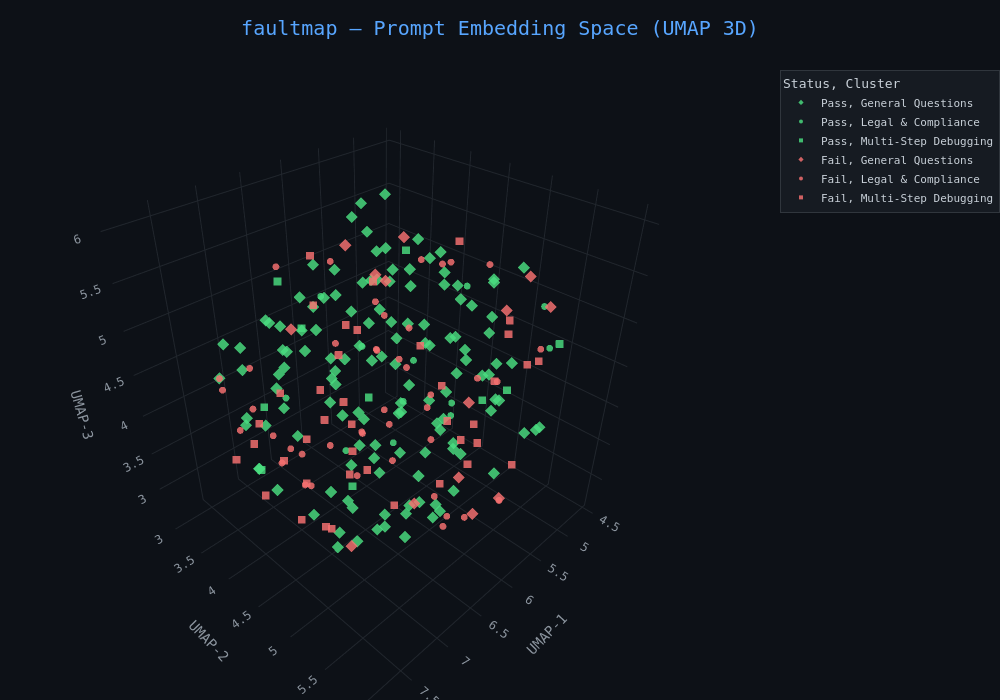

Notebook code for this chart:
### Markdown cell above
---

## Step 3 — 3D Interactive Scatter: Pass / Fail

Each dot is a **prompt** in your evaluation set.

- **Red** = failure (score < 0.5) — the model got this wrong
- **Green** = pass (score ≥ 0.5) — the model got this right

Look for the two **dense red clouds** — those are your failure slices:
coherent input topics where failures cluster statistically above baseline.
The scattered green/gray haze is the low-failure background.

> **Controls:** click-drag to rotate · scroll to zoom · click legend entries to isolate traces

### Code cell
df = pd.DataFrame({
    'x': emb3d[:, 0], 'y': emb3d[:, 1], 'z': emb3d[:, 2],
    'Status':  all_status,
    'Cluster': all_clusters,
    'Score':   all_scores,
    'Prompt':  [p[:90] + '…' if len(p) > 90 else p for p in all_prompts],
})

COLOR_MAP  = {'Pass': '#4ade80', 'Fail': '#f87171'}
SYMBOL_MAP = {
    'Legal & Compliance':  'circle',
    'Multi-Step Debugging': 'square',
    'General Questions':   'diamond',
}

fig = px.scatter_3d(
    df, x='x', y='y', z='z',
    color='Status',
    symbol='Cluster',
    color_discrete_map=COLOR_MAP,
    symbol_map=SYMBOL_MAP,
    hover_name='Prompt',
    hover_data={
        'Score':   True,
        'Cluster': True,
        'Status':  False,
        'x': False, 'y': False, 'z': False,
    },
    opacity=0.82,
)
fig.update_traces(marker_size=4)

_scene = dict(
    bgcolor='#0d1117',
    xaxis=dict(title='UMAP-1', backgroundcolor='#0d1117',
               gridcolor='#21262d', showbackground=True, color='#8b949e'),
    yaxis=dict(title='UMAP-2', backgroundcolor='#0d1117',
               gridcolor='#21262d', showbackground=True, color='#8b949e'),
    zaxis=dict(title='UMAP-3', backgroundcolor='#0d1117',
               gridcolor='#21262d', showbackground=True, color='#8b949e'),
)

fig.update_layout(
    template='plotly_dark',
    paper_bgcolor='#0d1117',
    font=dict(family='monospace', size=12, color='#c9d1d9'),
    title=dict(
        text='faultmap — Prompt Embedding Space (UMAP 3D)',
        font=dict(size=20, color='#58a6ff', family='monospace'), x=0.5,
    ),
    legend=dict(bgcolor='#161b22', bordercolor='#30363d', borderwidth=1, font=dict(size=11)),
    scene=_scene,
    margin=dict(l=0, r=0, t=70, b=0),
    width=1000, height=700,
)
fig.show()

### Figure 1 — Plotly figure (JSON) as saved in the notebook; plotly's stock layout.template omitted (floating-point values rounded to 4 significant figures; data arrays with more than 128 entries replaced by an {"elided": "..."} marker saying what was removed)
{"data": [{"customdata": {"elided": "131x3 mixed values"}, "hovertemplate": "<b>%{hovertext}</b><br><br>Cluster=%{customdata[1]}<br>Score=%{customdata[0]}<extra></extra>", "hovertext": {"elided": "131 str values"}, "legendgroup": "Pass, General Questions", "marker": {"color": "#4ade80", "opacity": 0.82, "size": 4, "symbol": "diamond"}, "mode": "markers", "name": "Pass, General Questions", "scene": "scene", "showlegend": true, "type": "scatter3d", "x": {"elided": "131 float values"}, "y": {"elided": "131 float values"}, "z": {"elided": "131 float values"}}, {"customdata": [[0.936, "Legal & Compliance", "Pass"], [0.634, "Legal & Compliance", "Pass"], [0.719, "Legal & Compliance", "Pass"], [0.549, "Legal & Compliance", "Pass"], [0.925, "Legal & Compliance", "Pass"], [0.597, "Legal & Compliance", "Pass"], [0.759, "Legal & Compliance", "Pass"], [0.712, "Legal & Compliance", "Pass"], [0.817, "Legal & Compliance", "Pass"], [0.861, "Legal & Compliance", "Pass"], [0.652, "Legal & Compliance", "Pass"], [0.742, "Legal & Compliance", "Pass"]], "hovertemplate": "<b>%{hovertext}</b><br><br>Cluster=%{customdata[1]}<br>Score=%{customdata[0]}<extra></extra>", "hovertext": ["Is our data processing agreement SOC 2 Type II compliant?", "Do we need a DPA with our EU-based customers?", "What are the GDPR requirements for data retention policies?", "Do we need a DPA with our EU-based customers?", "How do I handle right-to-erasure requests under GDPR?", "What are the breach notification timelines under CCPA?", "What records must we keep under GDPR Article 30 RoPA?", "Is our data processing agreement SOC 2 Type II compliant?", "Is our data processing agreement SOC 2 Type II compliant?", "What are the GDPR requirements for data retention policies?", "How do I conduct a GDPR Article 35 data protection impact assessment?", "What is the difference between a HIPAA covered entity and a business associate?"], "legendgroup": "Pass, Legal & Compliance", "marker": {"color": "#4ade80", "opacity": 0.82, "size": 4, "symbol": "circle"}, "mode": "markers", "name": "Pass, Legal & Compliance", "scene": "scene", "showlegend": true, "type": "scatter3d", "x": [5.314, 5.059, 5.464, 6.609, 4.943, 5.067, 7.433, 6.041, 5.356, 6.939, 6.067, 5.118], "y": [4.066, 4.445, 3.39, 5.016, 5.534, 4.45, 4.521, 3.697, 3.959, 4.465, 5.332, 5.519], "z": [4.011, 3.484, 3.962, 4.134, 4.666, 3.309, 4.823, 2.91, 3.408, 5.602, 5.698, 5.2]}, {"customdata": [[0.808, "Multi-Step Debugging", "Pass"], [0.726, "Multi-Step Debugging", "Pass"], [0.627, "Multi-Step Debugging", "Pass"], [0.73, "Multi-Step Debugging", "Pass"], [0.913, "Multi-Step Debugging", "Pass"], [0.885, "Multi-Step Debugging", "Pass"], [0.841, "Multi-Step Debugging", "Pass"], [0.889, "Multi-Step Debugging", "Pass"], [0.563, "Multi-Step Debugging", "Pass"], [0.754, "Multi-Step Debugging", "Pass"]], "hovertemplate": "<b>%{hovertext}</b><br><br>Cluster=%{customdata[1]}<br>Score=%{customdata[0]}<extra></extra>", "hovertext": ["The SSL certificate chain is incomplete — how do I fix it in Nginx config?", "Why does my async Python function sometimes hang indefinitely with no error?", "Why does my PyTorch model output NaN loss after the third training epoch?", "My CI pipeline passes locally but always fails in GitHub Actions on pytest.", "Why does my PyTorch model output NaN loss after the third training epoch?", "gRPC service throws DeadlineExceeded under load despite a 30 s timeout.", "The SSL certificate chain is incomplete — how do I fix it in Nginx config?", "How do I trace a memory leak in a long-running Python FastAPI service?", "CUDA out-of-memory error appears even though my GPU shows 20 GB free.", "My CI pipeline passes locally but always fails in GitHub Actions on pytest."], "legendgroup": "Pass, Multi-Step Debugging", "marker": {"color": "#4ade80", "opacity": 0.82, "size": 4, "symbol": "square"}, "mode": "markers", "name": "Pass, Multi-Step Debugging", "scene": "scene", "showlegend": true, "type": "scatter3d", "x": [6.646, 6.394, 7.095, 5.756, 7.517, 6.64, 6.14, 6.203, 6.476, 5.129], "y": [4.465, 4.464, 3.676, 4.333, 4.137, 3.465, 5.647, 5.934, 3.579, 5.741], "z": [3.245, 4.264, 4.095, 5.587, 3.814, 5.264, 4.716, 5.0, 4.718, 4.891]}, {"customdata": [[0.281, "General Questions", "Fail"], [0.354, "General Questions", "Fail"], [0.196, "General Questions", "Fail"], [0.209, "General Questions", "Fail"], [0.152, "General Questions", "Fail"], [0.277, "General Questions", "Fail"], [0.423, "General Questions", "Fail"], [0.133, "General Questions", "Fail"], [0.236, "General Questions", "Fail"], [0.303, "General Questions", "Fail"], [0.078, "General Questions", "Fail"], [0.335, "General Questions", "Fail"], [0.469, "General Questions", "Fail"], [0.416, "General Questions", "Fail"]], "hovertemplate": "<b>%{hovertext}</b><br><br>Cluster=%{customdata[1]}<br>Score=%{customdata[0]}<extra></extra>", "hovertext": ["Does faultmap support multilingual prompts and embeddings?", "How do I run faultmap without an OpenAI API key?", "How do I invite a teammate to my workspace?", "Where can I find the API documentation?", "How do I reset my password?", "Where can I find the API documentation?", "How do I reset my password?", "Can I use faultmap with Python 3.11?", "Can I export my data to CSV?", "Is there a free trial available?", "Can I use faultmap with Python 3.11?", "Is there a free trial available?", "How do I increase the max_concurrent_requests setting?", "What is the difference between HDBSCAN and agglomerative clustering?"], "legendgroup": "Fail, General Questions", "marker": {"color": "#f87171", "opacity": 0.82, "size": 4, "symbol": "diamond"}, "mode": "markers", "name": "Fail, General Questions", "scene": "scene", "showlegend": true, "type": "scatter3d", "x": [5.206, 6.027, 5.403, 7.263, 6.151, 4.605, 6.924, 5.021, 7.156, 5.105, 6.661, 5.706, 6.595, 6.168], "y": [5.635, 5.867, 3.969, 5.115, 5.663, 4.75, 3.997, 3.167, 5.79, 5.319, 5.852, 5.175, 4.893, 3.936], "z": [5.276, 3.605, 5.493, 3.312, 3.339, 4.64, 5.072, 4.648, 4.253, 5.433, 4.267, 4.211, 5.779, 5.644]}, {"customdata": {"elided": "43x3 mixed values"}, "hovertemplate": "<b>%{hovertext}</b><br><br>Cluster=%{customdata[1]}<br>Score=%{customdata[0]}<extra></extra>", "hovertext": ["What is the difference between a HIPAA covered entity and a business associate?", "What are the GDPR requirements for data retention policies?", "Do we need a DPA with our EU-based customers?", "What is the difference between a HIPAA covered entity and a business associate?", "How do I comply with HIPAA when storing patient data in the cloud?", "What is the difference between a HIPAA covered entity and a business associate?", "How do I comply with HIPAA when storing patient data in the cloud?", "How do I handle right-to-erasure requests under GDPR?", "What records must we keep under GDPR Article 30 RoPA?", "Which EU member states have stricter national derogations than the base GDPR?", "Is our data processing agreement SOC 2 Type II compliant?", "What is the difference between a HIPAA covered entity and a business associate?", "What penalties apply for CCPA violations in California?", "When does PCI-DSS scope apply to tokenized payment flows?", "Do we need a DPA with our EU-based customers?", "How do I comply with HIPAA when storing patient data in the cloud?", "How do I handle right-to-erasure requests under GDPR?", "Which EU member states have stricter national derogations than the base GDPR?", "How do I conduct a GDPR Article 35 data protection impact assessment?", "How do I conduct a GDPR Article 35 data protection impact assessment?", "Do we need a DPA with our EU-based customers?", "How do I comply with HIPAA when storing patient data in the cloud?", "What penalties apply for CCPA violations in California?", "Which EU member states have stricter national derogations than the base GDPR?", "What are the GDPR requirements for data retention policies?", "Which EU member states have stricter national derogations than the base GDPR?", "What penalties apply for CCPA violations in California?", "How do I conduct a GDPR Article 35 data protection impact assessment?", "What records must we keep under GDPR Article 30 RoPA?", "Is our data processing agreement SOC 2 Type II compliant?", "How do I handle right-to-erasure requests under GDPR?", "What are the breach notification timelines under CCPA?", "How do I handle right-to-erasure requests under GDPR?", "What are the GDPR requirements for data retention policies?", "When does PCI-DSS scope apply to tokenized payment flows?", "When does PCI-DSS scope apply to tokenized payment flows?", "What penalties apply for CCPA violations in California?", "How do I comply with HIPAA when storing patient data in the cloud?", "What records must we keep under GDPR Article 30 RoPA?", "What penalties apply for CCPA violations in California?", "What are the breach notification timelines under CCPA?", "What are the breach notification timelines under CCPA?", "When does PCI-DSS scope apply to tokenized payment flows?"], "legendgroup": "Fail, Legal & Compliance", "marker": {"color": "#f87171", "opacity": 0.82, "size": 4, "symbol": "circle"}, "mode": "markers", "name": "Fail, Legal & Compliance", "scene": "scene", "showlegend": true, "type": "scatter3d", "x": [5.297, 6.791, 6.859, 6.066, 5.236, 5.716, 6.078, 6.887, 6.725, 6.456, 7.333, 7.514, 5.084, 7.486, 7.54, 6.32, 6.143, 5.482, 5.641, 5.909, 6.921, 4.744, 5.957, 6.674, 7.121, 5.041, 6.812, 7.374, 5.905, 5.54, 4.619, 6.738, 4.871, 5.153, 5.578, 6.512, 5.51, 7.142, 5.898, 5.393, 6.535, 6.669, 6.931], "y": [3.457, 4.313, 3.55, 3.908, 3.406, 4.855, 5.291, 5.656, 3.762, 3.21, 5.369, 3.636, 4.147, 4.098, 3.655, 5.442, 5.565, 5.763, 4.693, 4.881, 5.808, 4.578, 3.492, 4.3, 3.506, 3.334, 3.367, 3.623, 4.664, 3.917, 4.735, 3.571, 3.58, 3.813, 4.011, 5.848, 3.664, 4.409, 5.786, 3.687, 3.499, 5.131, 4.929], "z": [3.874, 3.793, 3.133, 2.668, 3.811, 5.631, 2.99, 5.035, 2.856, 5.266, 4.861, 4.5, 3.46, 4.955, 4.654, 3.128, 3.214, 5.002, 5.53, 3.687, 4.189, 5.172, 4.267, 5.777, 3.995, 4.179, 3.388, 3.926, 5.655, 3.146, 3.708, 3.278, 4.039, 3.719, 2.664, 5.23, 4.677, 3.539, 3.432, 3.159, 3.034, 5.152, 4.397]}, {"customdata": [[0.43, "Multi-Step Debugging", "Fail"], [0.225, "Multi-Step Debugging", "Fail"], [0.053, "Multi-Step Debugging", "Fail"], [0.268, "Multi-Step Debugging", "Fail"], [0.134, "Multi-Step Debugging", "Fail"], [0.27, "Multi-Step Debugging", "Fail"], [0.379, "Multi-Step Debugging", "Fail"], [0.297, "Multi-Step Debugging", "Fail"], [0.348, "Multi-Step Debugging", "Fail"], [0.115, "Multi-Step Debugging", "Fail"], [0.415, "Multi-Step Debugging", "Fail"], [0.406, "Multi-Step Debugging", "Fail"], [0.178, "Multi-Step Debugging", "Fail"], [0.317, "Multi-Step Debugging", "Fail"], [0.207, "Multi-Step Debugging", "Fail"], [0.289, "Multi-Step Debugging", "Fail"], [0.246, "Multi-Step Debugging", "Fail"], [0.453, "Multi-Step Debugging", "Fail"], [0.075, "Multi-Step Debugging", "Fail"], [0.408, "Multi-Step Debugging", "Fail"], [0.131, "Multi-Step Debugging", "Fail"], [0.469, "Multi-Step Debugging", "Fail"], [0.244, "Multi-Step Debugging", "Fail"], [0.178, "Multi-Step Debugging", "Fail"], [0.363, "Multi-Step Debugging", "Fail"], [0.067, "Multi-Step Debugging", "Fail"], [0.128, "Multi-Step Debugging", "Fail"], [0.447, "Multi-Step Debugging", "Fail"], [0.322, "Multi-Step Debugging", "Fail"], [0.098, "Multi-Step Debugging", "Fail"], [0.071, "Multi-Step Debugging", "Fail"], [0.338, "Multi-Step Debugging", "Fail"], [0.074, "Multi-Step Debugging", "Fail"], [0.305, "Multi-Step Debugging", "Fail"], [0.14, "Multi-Step Debugging", "Fail"], [0.196, "Multi-Step Debugging", "Fail"], [0.095, "Multi-Step Debugging", "Fail"], [0.143, "Multi-Step Debugging", "Fail"], [0.333, "Multi-Step Debugging", "Fail"], [0.177, "Multi-Step Debugging", "Fail"]], "hovertemplate": "<b>%{hovertext}</b><br><br>Cluster=%{customdata[1]}<br>Score=%{customdata[0]}<extra></extra>", "hovertext": ["My Docker container exits immediately with code 137 — what is wrong?", "How do I trace a memory leak in a long-running Python FastAPI service?", "My Kubernetes pod keeps crashing in CrashLoopBackOff. How do I debug this?", "CUDA out-of-memory error appears even though my GPU shows 20 GB free.", "How do I trace a memory leak in a long-running Python FastAPI service?", "Celery tasks are not being picked up by the worker even though broker runs.", "Postgres is running but psql says connection refused on port 5432.", "My Kubernetes pod keeps crashing in CrashLoopBackOff. How do I debug this?", "CUDA out-of-memory error appears even though my GPU shows 20 GB free.", "How do I trace a memory leak in a long-running Python FastAPI service?", "Postgres is running but psql says connection refused on port 5432.", "Why does my async Python function sometimes hang indefinitely with no error?", "My React app builds fine but shows a blank white page in production.", "Celery tasks are not being picked up by the worker even though broker runs.", "gRPC service throws DeadlineExceeded under load despite a 30 s timeout.", "My Docker container exits immediately with code 137 — what is wrong?", "CUDA out-of-memory error appears even though my GPU shows 20 GB free.", "gRPC service throws DeadlineExceeded under load despite a 30 s timeout.", "The SSL certificate chain is incomplete — how do I fix it in Nginx config?", "The SSL certificate chain is incomplete — how do I fix it in Nginx config?", "My CI pipeline passes locally but always fails in GitHub Actions on pytest.", "My Docker container exits immediately with code 137 — what is wrong?", "My CI pipeline passes locally but always fails in GitHub Actions on pytest.", "My Kubernetes pod keeps crashing in CrashLoopBackOff. How do I debug this?", "Why does my PyTorch model output NaN loss after the third training epoch?", "My Kubernetes pod keeps crashing in CrashLoopBackOff. How do I debug this?", "My React app builds fine but shows a blank white page in production.", "My Kubernetes pod keeps crashing in CrashLoopBackOff. How do I debug this?", "Why does my async Python function sometimes hang indefinitely with no error?", "Why does my async Python function sometimes hang indefinitely with no error?", "Celery tasks are not being picked up by the worker even though broker runs.", "My React app builds fine but shows a blank white page in production.", "My Docker container exits immediately with code 137 — what is wrong?", "My React app builds fine but shows a blank white page in production.", "CUDA out-of-memory error appears even though my GPU shows 20 GB free.", "Celery tasks are not being picked up by the worker even though broker runs.", "Why does my PyTorch model output NaN loss after the third training epoch?", "gRPC service throws DeadlineExceeded under load despite a 30 s timeout.", "Postgres is running but psql says connection refused on port 5432.", "Postgres is running but psql says connection refused on port 5432."], "legendgroup": "Fail, Multi-Step Debugging", "marker": {"color": "#f87171", "opacity": 0.82, "size": 4, "symbol": "square"}, "mode": "markers", "name": "Fail, Multi-Step Debugging", "scene": "scene", "showlegend": true, "type": "scatter3d", "x": [7.69, 7.64, 7.018, 5.577, 7.151, 5.514, 6.511, 7.465, 5.484, 6.185, 5.765, 5.808, 6.744, 7.495, 7.118, 5.389, 6.496, 5.794, 5.413, 6.693, 5.957, 6.153, 4.556, 7.256, 5.417, 6.049, 4.8, 7.233, 4.732, 5.743, 6.296, 6.206, 6.924, 7.035, 7.661, 5.897, 7.289, 6.382, 5.14, 6.351], "y": [4.945, 4.346, 3.434, 5.011, 5.043, 3.632, 4.22, 5.35, 4.313, 3.424, 3.643, 2.965, 4.441, 4.034, 4.659, 4.557, 5.554, 3.54, 5.11, 3.411, 3.67, 6.041, 4.772, 4.488, 4.699, 4.062, 5.214, 4.713, 4.893, 5.252, 5.865, 3.534, 4.369, 5.95, 3.952, 5.4, 4.2, 4.821, 5.553, 3.367], "z": [3.844, 3.702, 3.711, 3.566, 4.369, 4.911, 4.141, 4.493, 4.393, 5.368, 4.42, 4.473, 4.913, 4.064, 3.107, 3.948, 4.628, 3.08, 3.488, 3.93, 4.576, 4.214, 4.507, 3.701, 5.689, 2.842, 4.253, 3.256, 4.462, 3.48, 5.105, 3.368, 4.575, 4.501, 3.916, 4.172, 3.827, 3.036, 4.614, 3.07]}], "layout": {"font": {"color": "#c9d1d9", "family": "monospace", "size": 12}, "height": 700, "legend": {"bgcolor": "#161b22", "bordercolor": "#30363d", "borderwidth": 1, "font": {"size": 11}, "title": {"text": "Status, Cluster"}, "tracegroupgap": 0}, "margin": {"b": 0, "l": 0, "r": 0, "t": 70}, "paper_bgcolor": "#0d1117", "scene": {"bgcolor": "#0d1117", "domain": {"x": [0, 1], "y": [0, 1]}, "xaxis": {"backgroundcolor": "#0d1117", "color": "#8b949e", "gridcolor": "#21262d", "showbackground": true, "title": {"text": "UMAP-1"}}, "yaxis": {"backgroundcolor": "#0d1117", "color": "#8b949e", "gridcolor": "#21262d", "showbackground": true, "title": {"text": "UMAP-2"}}, "zaxis": {"backgroundcolor": "#0d1117", "color": "#8b949e", "gridcolor": "#21262d", "showbackground": true, "title": {"text": "UMAP-3"}}}, "title": {"font": {"color": "#58a6ff", "family": "monospace", "size": 20}, "text": "faultmap — Prompt Embedding Space (UMAP 3D)", "x": 0.5}, "width": 1000}}
